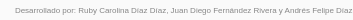
           <widget class="QFrame" name="frameDown">
            <property name="sizePolicy">
             <sizepolicy hsizetype="Preferred" vsizetype="Expanding">
              <horstretch>0</horstretch>
              <verstretch>0</verstretch>
             </sizepolicy>
            </property>
            <property name="minimumSize">
             <size>
              <width>0</width>
              <height>20</height>
             </size>
            </property>
            <property name="maximumSize">
             <size>
              <width>16777215</width>
              <height>20</height>
             </size>
            </property>
            <property name="styleSheet">
             <string notr="true">background-color: rgb(250, 250, 250);</string>
            </property>
            <property name="frameShape">
             <enum>QFrame::NoFrame</enum>
            </property>
            <property name="frameShadow">
             <enum>QFrame::Raised</enum>
            </property>
            <layout class="QHBoxLayout" name="horizontalLayout_4">
             <property name="spacing">
              <number>0</number>
             </property>
             <property name="leftMargin">
              <number>0</number>
             </property>
             <property name="topMargin">
              <number>0</number>
             </property>
             <property name="rightMargin">
              <number>0</number>
             </property>
             <property name="bottomMargin">
              <number>0</number>
             </property>
             <item>
              <widget class="QFrame" name="frameLabel">
               <property name="sizePolicy">
                <sizepolicy hsizetype="Expanding" vsizetype="Expanding">
                 <horstretch>0</horstretch>
                 <verstretch>0</verstretch>
                </sizepolicy>
               </property>
               <property name="frameShape">
                <enum>QFrame::NoFrame</enum>
               </property>
               <property name="frameShadow">
                <enum>QFrame::Raised</enum>
               </property>
               <layout class="QHBoxLayout" name="horizontalLayout_5">
                <property name="spacing">
                 <number>0</number>
                </property>
                <property name="leftMargin">
                 <number>15</number>
                </property>
                <property name="topMargin">
                 <number>0</number>
                </property>
                <property name="rightMargin">
                 <number>0</number>
                </property>
                <property name="bottomMargin">
                 <number>0</number>
                </property>
                <item>
                 <widget class="QLabel" name="label">
                  <property name="sizePolicy">
                   <sizepolicy hsizetype="Expanding" vsizetype="Expanding">
                    <horstretch>0</horstretch>
                    <verstretch>0</verstretch>
                   </sizepolicy>
                  </property>
                  <property name="font">
                   <font>
                    <family>MS Sans Serif</family>
                    <pointsize>6</pointsize>
                    <weight>50</weight>
                    <italic>false</italic>
                    <bold>false</bold>
                   </font>
                  </property>
                  <property name="styleSheet">
                   <string notr="true">font: 6pt &quot;MS Sans Serif&quot;;
color: rgb(135, 135, 135);</string>
                  </property>
                  <property name="text">
                   <string>Desarrollado por: Ruby Carolina Díaz Díaz, Juan Diego Fernández Rivera y Andrés Felipe Díaz</string>
                  </property>
                  <property name="alignment">
                   <set>Qt::AlignLeading|Qt::AlignLeft|Qt::AlignVCenter</set>
                  </property>
                 </widget>
                </item>
               </layout>
              </widget>
             </item>
             <item>
              <widget class="QFrame" name="frameSizeGrip">
               <property name="sizePolicy">
                <sizepolicy hsizetype="Expanding" vsizetype="Expanding">
                 <horstretch>0</horstretch>
                 <verstretch>0</verstretch>
                </sizepolicy>
               </property>
               <property name="maximumSize">
                <size>
                 <width>20</width>
                 <height>20</height>
                </size>
               </property>
               <property name="styleSheet">
                <string notr="true">background-image: url(:/icons/dark/size-grip1.png);
background-position: center;
background-repeat: no repeat;</string>
               </property>
               <property name="frameShape">
                <enum>QFrame::NoFrame</enum>
               </property>
               <property name="frameShadow">
                <enum>QFrame::Raised</enum>
               </property>
              </widget>
             </item>
            </layout>
           </widget>
